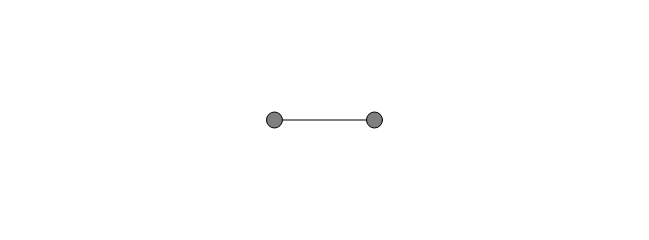
Frame 1 (no input)
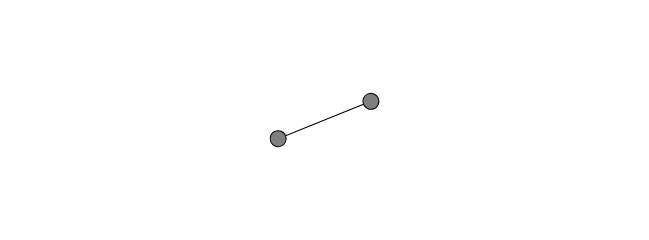
Frame 60 (no input)
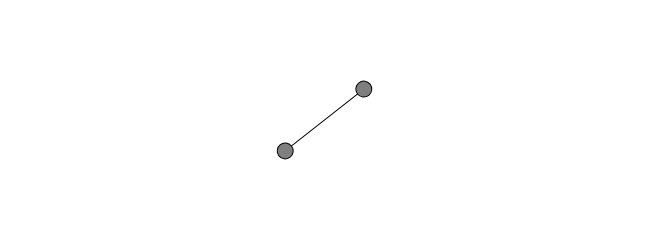
Frame 120 (the mouse pressed at the canvas centre since frame 60)

The p5.js sketch that drew these frames (run headless with seeded random() and noise() and a simulated clock; from frame 60 on, the mouse is pressed at the canvas centre):

// p5.js sketch
// ── sketch.js
let angle = 0;

function setup() {
  createCanvas(649, 240);
}

function draw() {
  background(255);
  
  fill(127);
  stroke (0)
  rectMode(CENTER)
  translate(width/2, height/2);
  rotate(angle);
  line(-50,0,50,0);
  circle(-50,0,16);
  circle(50,0,16);
  angle += 0.1;
}
